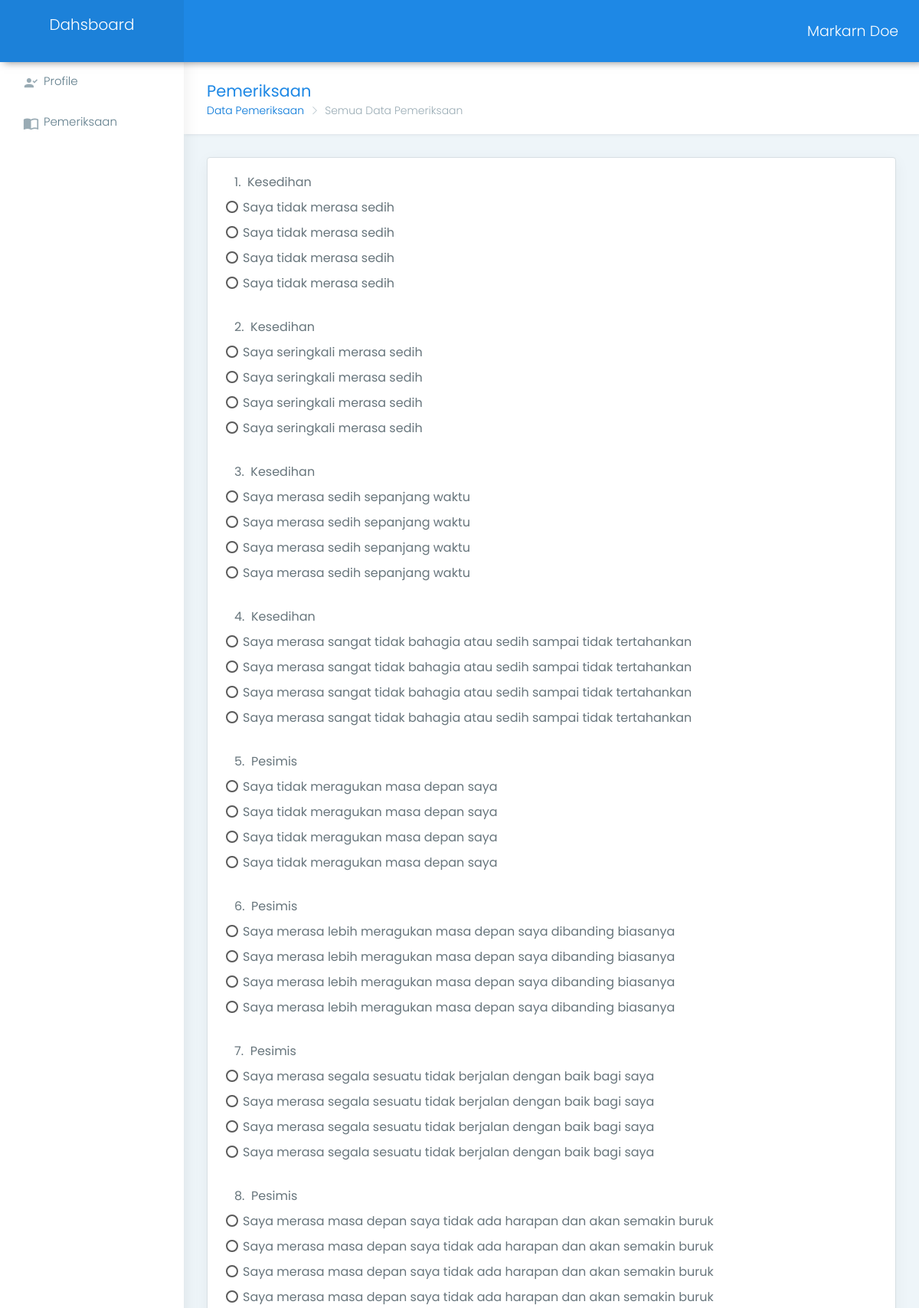
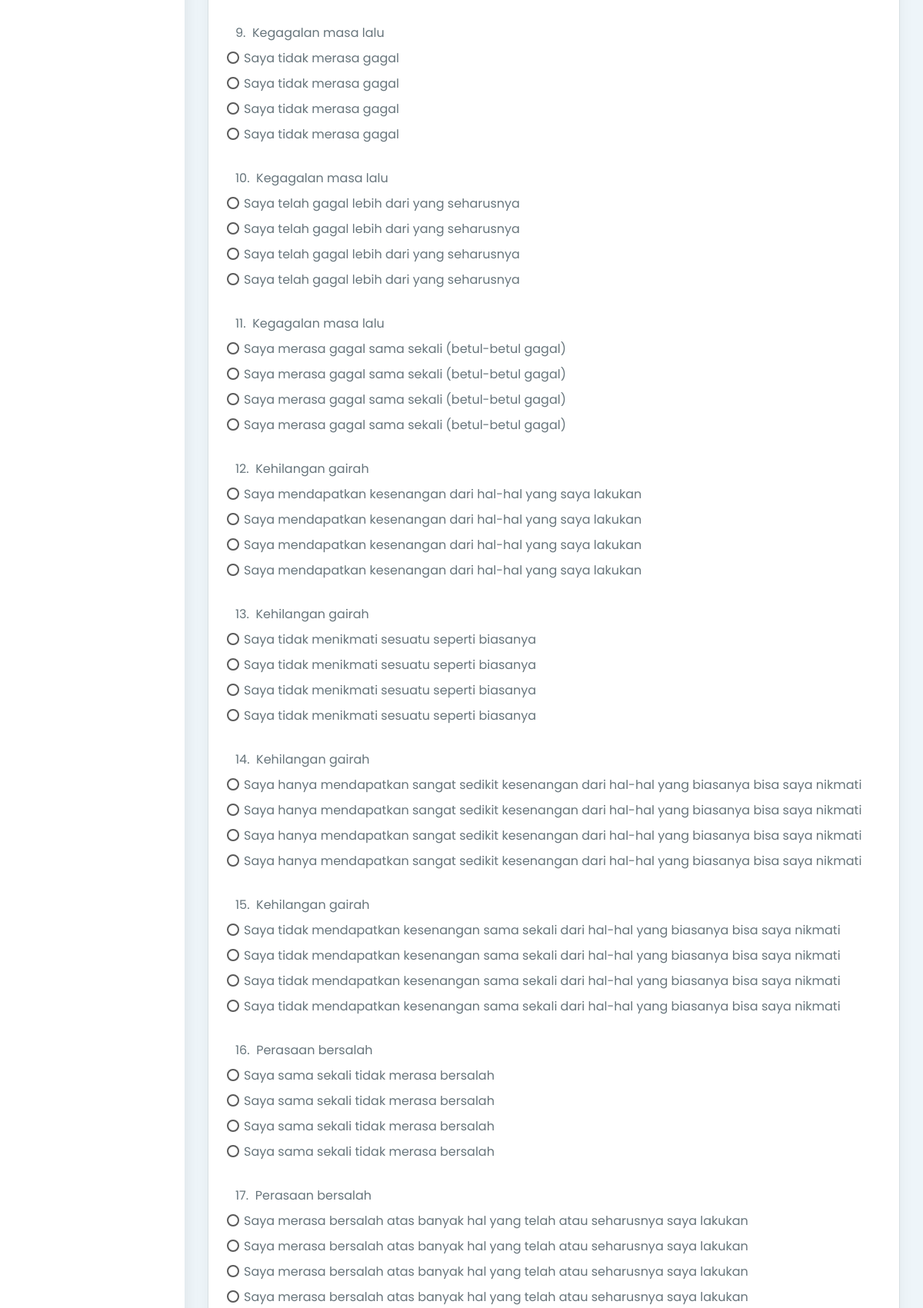
The app's page /index.php/back/pemeriksaan (upper part) with its own data (2 pictures, top to bottom).
### tables this page shows
CREATE TABLE IF NOT EXISTS `tb_faktor` (
  `id_faktor` varchar(5) NOT NULL,
  `faktor` varchar(20) NOT NULL
);

CREATE TABLE IF NOT EXISTS `tb_kategori` (
  `id_kategori` varchar(5) NOT NULL,
  `id_faktor` varchar(5) NOT NULL,
  `kategori` text NOT NULL,
  `bobot_kat` float NOT NULL
);

CREATE TABLE IF NOT EXISTS `tb_gejala` (
  `id_gejala` varchar(5) NOT NULL,
  `gejala` text NOT NULL,
  `bobot_gj` float NOT NULL,
  `id_kategori` varchar(5) NOT NULL
);

### application/controllers/back/Pemeriksaan.php (called while the page is built, shortened)
<?php if ( ! defined('BASEPATH')) exit('No direct script access allowed');
class Pemeriksaan extends CI_Controller {
	public function __construct()	{
		$this->load->library('session');
    $this->load->helper('form');
    $this->load->helper('url');
    $this->load->model('back/M_pemeriksaan');
	}
	public function index(){
    $data['kategori'] = $this->M_pemeriksaan->get_kategori();
		$data['pertanyaan'] = $this->M_pemeriksaan->daftar_pemeriksaan();
		$data['username'] = $this->session->userdata('username');
		$data['id_user'] = $this->session->userdata('id_user');
		$this->load->view('back/temp/head');
    $this->load->view('back/temp/sidebar');
    $this->load->view('back/pemeriksaan/input_pemeriksaan',$data);
    $this->load->view('back/temp/footer');
	}
}

### index.php (called while the page is built, shortened)
<?php
require_once BASEPATH.'core/CodeIgniter.php';

### application/models/back/M_pemeriksaan.php (called while the page is built, shortened)
<?php
class M_pemeriksaan extends CI_Model {
  	public function daftar_pemeriksaan() {
      $this->db->distinct();
      $this->db->select('tb_faktor.id_faktor,tb_faktor.faktor,tb_kategori.id_kategori,tb_kategori.kategori,tb_gejala.id_gejala,tb_gejala.gejala,tb_pakar.bobot_gj');
      $this->db->from('tb_pakar','tb_faktor','tb_kategori','tb_gejala');
      $this->db->join('tb_faktor', 'tb_pakar.id_faktor = tb_faktor.id_faktor','Left');
      $this->db->join('tb_kategori', 'tb_pakar.id_kategori = tb_kategori.id_kategori','Left');
      $this->db->join('tb_gejala', 'tb_pakar.id_gejala = tb_gejala.id_gejala','Left');
      $q = $this->db->get();
      return $q->result_array();
  	}
}

### application/views/back/pemeriksaan/input_pemeriksaan.php (the view, shortened to what this page needs)
<div class="page-wrapper">
    <div class="container-fluid">
        <div class="row page-titles">
            <div class="col-md-5 col-8 align-self-center">
                <h3 class="text-themecolor">Pemeriksaan</h3>
                <ol class="breadcrumb">
                    <li class="breadcrumb-item"><a href="javascript:void(0)">Data Pemeriksaan</a></li>
                    <li class="breadcrumb-item active">Semua Data Pemeriksaan</li>
                </ol>
            </div>
        </div>
        <div class="row">
            <div class="col-lg-12">
                <div class="card">
                    <div class="card-block">
                          <form class="form-material" action="<?php echo base_url(). 'back/kategori/tambah_aksi'; ?>" method="POST">
                          <table width="70%" border="0" cellspacing="0" cellpadding="0" class="table table-striped">
                          <?php $no=1;
                          foreach($pertanyaan as $pr) { ?>
                          <div class="form-group">
                              <label for="" class="col-lg-6"><?php echo $no++; ?>.&nbsp <?php echo $pr['kategori'];?></label>
                              <div class=" custom-radio">
                                  <label class="custom-control-label" for="<?php echo $pr['gejala'];?>"><?php echo $pr['gejala']; ?></label>
                                </div>
                                <div class=" custom-radio">
                                  <label class="custom-control-label" for="<?php echo $pr['gejala'];?>"><?php echo $pr['gejala']; ?></label>
                                </div>
                                <div class=" custom-radio">
                                  <label class="custom-control-label" for="<?php echo $pr['gejala'];?>"><?php echo $pr['gejala']; ?></label>
                                </div>
                                <div class=" custom-radio">
                                  <label class="custom-control-label" for="<?php echo $pr['gejala'];?>"><?php echo $pr['gejala']; ?></label>
                                </div>
                          </div>
                          <?php } ?>
                          </table>
                      </form>
                    </div>
                </div>
            </div>
        </div>
    </div>

### asset/back/material-lite/lite/css/colors/blue.css (style rules this page uses)
.text-themecolor { color: #1e88e5 !important; }

### records on screen
tb_faktor: tb_kategori.kategori "Kesedihan", tb_gejala.gejala "Saya tidak merasa sedih", tb_gejala.gejala "Saya seringkali merasa sedih", tb_gejala.gejala "Saya merasa sedih sepanjang waktu", tb_gejala.gejala "Saya merasa sangat tidak bahagia atau sedih sampai tidak tertahankan", tb_kategori.kategori "Pesimis", tb_gejala.gejala "Saya tidak meragukan masa depan saya", tb_gejala.gejala "Saya merasa lebih meragukan masa depan saya dibanding biasanya", tb_gejala.gejala "Saya merasa segala sesuatu tidak berjalan dengan baik bagi saya", tb_gejala.gejala "Saya merasa masa depan saya tidak ada harapan dan akan semakin buruk"
tb_faktor: tb_kategori.kategori "Kegagalan masa lalu", tb_gejala.gejala "Saya tidak merasa gagal", tb_gejala.gejala "Saya telah gagal lebih dari yang seharusnya", tb_gejala.gejala "Saya merasa gagal sama sekali (betul-betul gagal)", tb_kategori.kategori "Perasaan bersalah", tb_gejala.gejala "Saya sama sekali tidak merasa bersalah", tb_gejala.gejala "Saya merasa bersalah atas banyak hal yang telah atau seharusnya saya lakukan"
tb_faktor: tb_kategori.kategori "Kehilangan gairah", tb_gejala.gejala "Saya mendapatkan kesenangan dari hal-hal yang saya lakukan", tb_gejala.gejala "Saya tidak menikmati sesuatu seperti biasanya", tb_gejala.gejala "Saya hanya mendapatkan sangat sedikit kesenangan dari hal-hal yang biasanya bisa saya nikmati", tb_gejala.gejala "Saya tidak mendapatkan kesenangan sama sekali dari hal-hal yang biasanya bisa saya nikmati"
